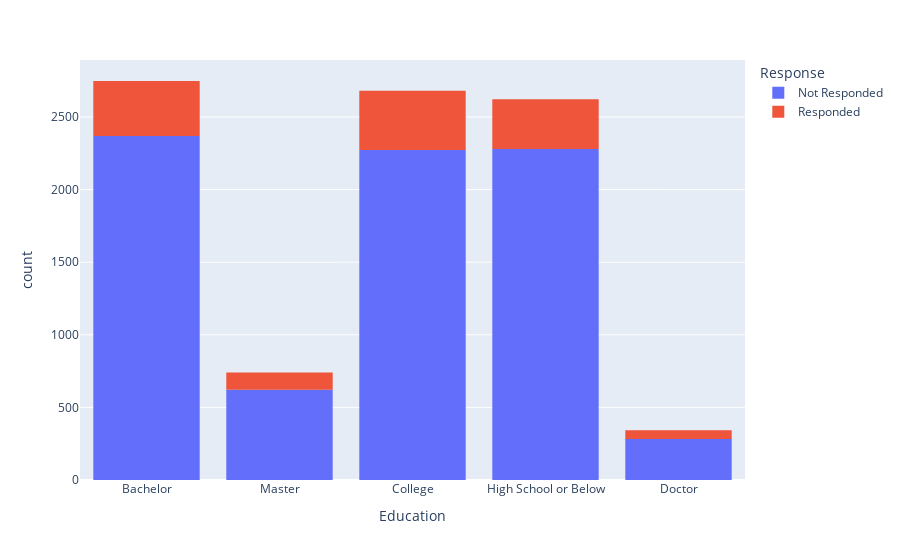

Notebook code for this chart:
### Markdown cell above
### Q2. What is the effect of employment status and education on customer response?

Bivariate Analysis - Categorical vs Categorical

We see that customers with higher levels of education are less likely to respond to an offer
With regards to employment status, customers who are either employed or retired are more likely to respond to an offer

### Code cell
fig1 = px.histogram(df, x="Education", color='Response')
fig1.show()

### Figure 1 — Plotly figure (JSON) as saved in the notebook; plotly's stock layout.template omitted (floating-point values rounded to 4 significant figures; data arrays with more than 128 entries replaced by an {"elided": "..."} marker saying what was removed)
{"data": [{"alignmentgroup": "True", "bingroup": "x", "hovertemplate": "Response=Not Responded<br>Education=%{x}<br>count=%{y}<extra></extra>", "legendgroup": "Not Responded", "marker": {"color": "#636efa"}, "name": "Not Responded", "offsetgroup": "Not Responded", "orientation": "v", "showlegend": true, "type": "histogram", "x": {"elided": "7826 str values"}, "xaxis": "x", "yaxis": "y"}, {"alignmentgroup": "True", "bingroup": "x", "hovertemplate": "Response=Responded<br>Education=%{x}<br>count=%{y}<extra></extra>", "legendgroup": "Responded", "marker": {"color": "#EF553B"}, "name": "Responded", "offsetgroup": "Responded", "orientation": "v", "showlegend": true, "type": "histogram", "x": {"elided": "1308 str values"}, "xaxis": "x", "yaxis": "y"}], "layout": {"barmode": "relative", "legend": {"title": {"text": "Response"}, "tracegroupgap": 0}, "margin": {"t": 60}, "xaxis": {"anchor": "y", "domain": [0, 1], "title": {"text": "Education"}}, "yaxis": {"anchor": "x", "domain": [0, 1], "title": {"text": "count"}}}}
